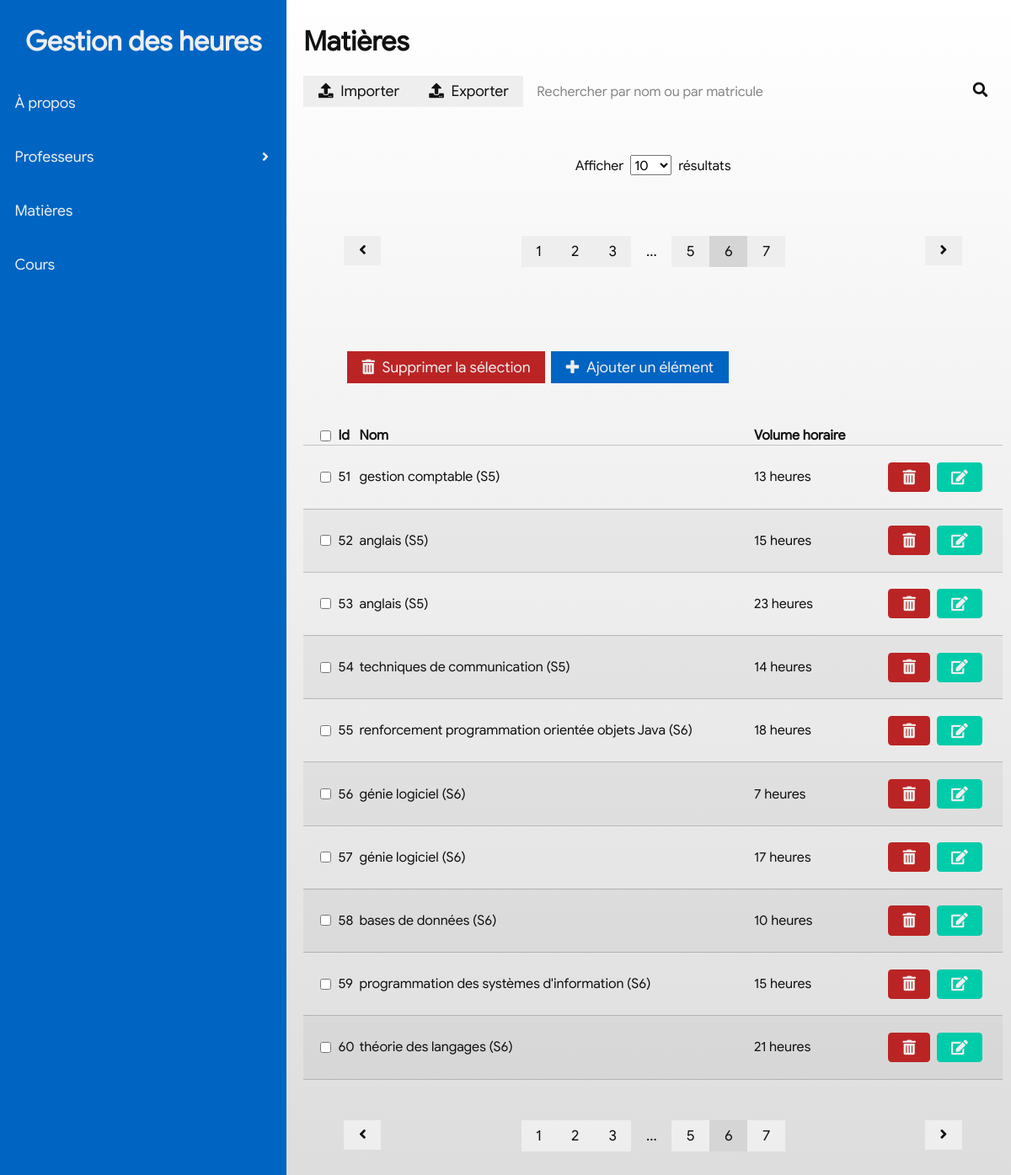
Screenshot of /subject?page=5&shown=10 with the database file from the repository.
### tables this page shows
CREATE TABLE subject(id INT AUTO_INCREMENT, name VARCHAR(255), hrs INT, PRIMARY KEY(id));

### index.php (called while the page is built)
<?php
    require_once "controller/includes/db.php";
    require_once "view/functions.php";
    include "view/main.php";

### controller/includes/db.php (called while the page is built, shortened)
<?php
class DB{
    var $_pdo;
    function __construct($dns, $user, $password){
        $this->_pdo = new PDO($dns, $user, $password);
    }
    function query($query){
        return $this->_pdo->query($query);
    }
    function getData($query){
        $response = $this->query($query);
        $output = array();
        while($data = $response->fetch()){
            $item = array();
            foreach($data as $key => $value){
                $item[$key] = $value;
            }
            $output[count($output)] = $item;
        }
        return $output;
    }
}
$DB = new DB('mysql:host=localhost;dbname=phpProject', 'ryan', '');

### view/functions.php (the view, shortened to what this page needs)
    </tr><?php
function printSubjects(){
    global $DB;
    global $resultsPerPage;
    global $currentPage;
    $offset = $currentPage * $resultsPerPage;
    $limit = $resultsPerPage;
    $data = $DB->getData("SELECT * FROM subject LIMIT $limit OFFSET $offset");
    foreach($data as $e){
    ?><tr>
        <td><input type="checkbox" /></td>
        <td> <?php echo $e['id']; ?></td>
        <td> <?php echo utf8_encode($e['name']); ?></td>
        <td> <?php echo utf8_encode($e['hrs']); ?> heures</td>
        <td class="controls"><button class="btn btn-tertiary btn-rounded"><i class="fas fa-trash-alt"></i></button><button
                class="btn btn-quaternary btn-rounded"><i class="fas fa-edit"></i></button></td>
    </tr><?php
    }
}
function resultsPerPage(){
    $items = array(10, 25, 50, 100);
    $shown = isset($_GET['shown'])?$_GET['shown']:$items[0];
    $resultsPerPage = $shown;
    echo "<p><span>Afficher</span><select class='resultsperpage'>";
    foreach($items as $e){
        $attr = ($e == $shown)?'selected':'';
        echo "<option $attr>$e</option>";
    }
    echo "</select><span>résultats</span></p>";
}
function pagination($table){
    global $DB;
    global $resultsPerPage;
    $data = $DB->getData("SELECT COUNT(*) as len FROM $table");
    $len = $data[0][0];
    $pages = ($len / $resultsPerPage);
    $currentPage = isset($_GET['page'])?$_GET['page']:0;
    echo '<div class="previous">';
    if($currentPage > 0)
        echo '<a class="btn btn-secondary" href="?page='.($currentPage-1).'&shown='.$resultsPerPage.'"><i class="fas fa-angle-left"></i></a>';
    echo '</div>';
    echo '<div class="pages">';
    for($i = 0; $i < $pages; $i++){
        $p = $i+1;
        if(abs($i - $currentPage) < 2){
            if($i == $currentPage){
                echo "<span class='btn btn-secondary active'>$p</span>";
            }else{
                echo "<a class='btn btn-secondary' href='?page=$i&shown=$resultsPerPage'>$p</a>";
            }
        }else if($i < 3){
            echo "<a class='btn btn-secondary' href='?page=$i&shown=$resultsPerPage'>$p</a>";
        }else if($i+2 >= $pages){
            echo "<a class='btn btn-secondary' href='?page=$i&shown=$resultsPerPage'>$p</a>";
        }else{
            echo "<span class='btn btn-secondary btn-disabled'>...</span>";
            continue;
        }
    }
    echo '</div>';
    echo '<div class="next">';
    if($currentPage+1 < $pages)
        echo '<a class="btn btn-secondary" href="?page='.($currentPage+1).'&shown='.$resultsPerPage.'"><i class="fas fa-angle-right"></i></a>';
    echo '</div>';}

### view/css/main.css (style rules this page uses)
html { box-sizing: border-box; }
*, *:before, *:after { box-sizing: inherit; }
html { font-family: Arial; }
.btn { padding: 0.5em 1em; border: none; background: none; font-size: 1.1em; }
.btn:active, .btn.active { outline: none; }
.btn.btn-secondary { background: #ccc; }
.btn.btn-rounded { border-radius: .25em; }
a.btn { display: inline-block; text-decoration: none; color: inherit; }
.btn, .control, .searchbar { transition: color 0.3s ease 0s, background 0.3s ease 0s; }
.controls { padding-top: 1em; padding-bottom: 1em; }
.background-light { background: #eee; color: #111; }
.btn.btn-secondary { background: #eee; color: #111; }
.btn.btn-secondary:hover, .btn.btn-secondary:active, .btn.btn-secondary.active { background: #d5d5d5; }
.btn.btn-tertiary { background: #bb2424; color: #eee; }
.btn.btn-quaternary { background: #00ccaa; color: #eee; }
html { font-family: 'Google Sans', 'Helvetica Neue', Arial !important; }
* { box-sizing: border-box !important; }
body { margin: 0; }
@media (min-width: 728px) { body { display: grid; grid-template-columns: max-content auto; } }
table tr { border-bottom: 1px solid rgba(0, 0, 0, 0.2); }
table tr:nth-of-type(2n) { background: rgba(0, 0, 0, 0.04); }
table tr > td:first-child { padding-left: 20px; }
table tr > td:last-child { padding-right: 20px; }
table td.controls { text-align: right; }
table td.controls .btn { margin: 0.2em; }
.row-count select { margin: 0.5em; display: inline-block; }
.pagination .pages { display: flex; justify-content: center; }

### view/css/ext.css (style rules this page uses)
.btn-disabled { background: unset!important; }

### rows the page displays
subject: id "51", name "gestion comptable (S5)", hrs "13"
subject: id "52", name "anglais (S5)", hrs "15"
subject: id "53", name "anglais (S5)", hrs "23"
subject: id "54", name "techniques de communication (S5)", hrs "14"
subject: id "55", name "renforcement programmation orientée objets Java (S6)", hrs "18"
subject: id "56", name "génie logiciel (S6)", hrs "7"
subject: id "57", name "génie logiciel (S6)", hrs "17"
subject: id "58", name "bases de données (S6)", hrs "10"
subject: id "59", name "programmation des systèmes d'information (S6)", hrs "15"
subject: id "60", name "théorie des langages (S6)", hrs "21"

### other values shown
$p "1"
$p "2"
$p "3"
$p "5"
$p "6"
$p "7"
form field value "10"
